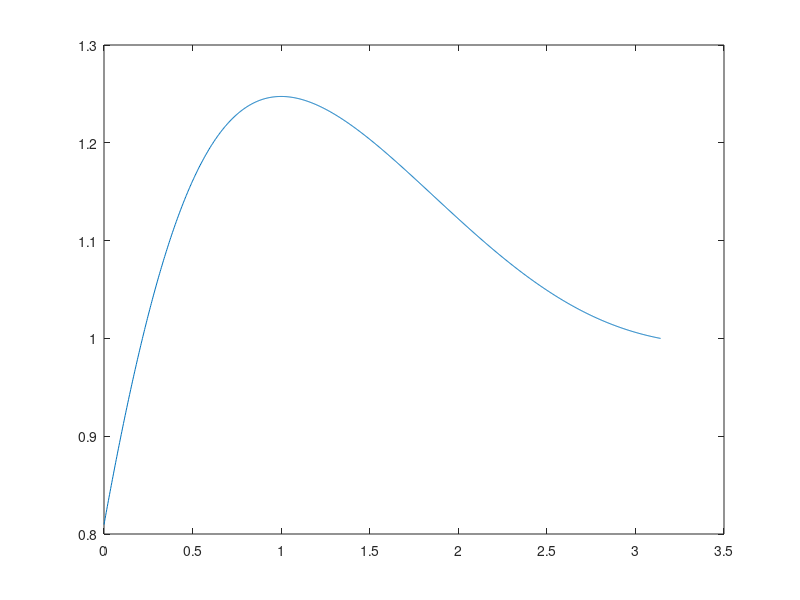

This chart was generated by the following MATLAB code:
%% 1

clc
clear
close all


mu = 3;

f = @(x) x+cos(x);

% neumann a dx
BC = [-1 2];

intervalli = 1000;

a = 0;
b = pi;

h = (b-a)/intervalli;

% solo i nodi interni sono uguali
uni = ones(intervalli-1,1);

d = [mu/h^2 * 2 * uni; mu/h^2 *(1)];

d1 = mu/h^2 * (-1) * [uni; 1];

A = spdiags([d, d1, d1], [0 1 -1], intervalli, intervalli);

x = (a:h:b)';
b = f(x(2:end));

b(1) = b(1) + mu/h^2*BC(1);

b(end) = b(end)/2 + BC(2)/h;


u = [BC(1); A\b];

max(u)


%% 2

clc
clear
close all

a = 0;
b = pi;

f = @(x) exp(sin(x));

% neumann a sx
BC = [1 -2];

intervalli = 1000;

h = (b-a)/intervalli;

x = (a:h:b)';

mu_f = @(x) exp(sin(x));
xMedi = (x(1:end-1) + x(2:end))/2;
muVal = mu_f(xMedi);

d = muVal(1:end-1) + muVal(2:end);

% aggiungo extra neumann a sx
% d = [(mu_f(x(1)+h/2) + mu_f(x(1)-h/2))/2; d]./h^2;
d = [muVal(1); d]./h^2;
% non mi serve il valore finale visto che conosco già l'ultima u grazie a
% dirichlet
d1 = -muVal(1:end-1)./h^2;


A = spdiags([d, [0;d1], [d1;0]], [0 1 -1], intervalli, intervalli);

b = f(x(1:end-1));

b(1) = b(1)/2 - BC(1)/h;

b(end) = b(end) + muVal(end) * BC(end)/h^2;


u = [A\b;BC(end)];
plot(x, u)
max(u)

%% 3
clc
clear
close all

a = 0;
b = pi;

f = @(x) 2.*(x+1).*sin(x);
mu_f = @(x) x+1;

BC = [0 0];

intervalli = 1000;

h = (b-a)/intervalli;
x = (a:h:b)';
xMedi = (x(1:end-1) + x(2:end))/2;

muVal = mu_f(xMedi);

d = 1/h^2*(muVal(1:end-1) + muVal(2:end));

d1 = -muVal(2:end-1)/h^2;

A = spdiags([d, [0;d1], [d1;0]], [0 1 -1], intervalli-1, intervalli-1);

b = f(x(2:end-1));

max(A\b)


%% Seconda parte =======================================

%% 1

clc
clear
close all


mu = 1/2;

f = @(x) x-3*cos(x);

a = 0;
b = pi;

% sarebbe 0/mu, visto che nella traccia c'è u' = 0
% neumann a sinistra
BC = [0 1];

intervalli = 1000;
h = (b-a)/intervalli;
% -1 per prendere i nodi interni
uni = ones(intervalli-1, 1);


d = [mu/h^2; 2*mu/h^2 .* uni];

d1 = -mu/h^2*uni;

A = spdiags([d,[0;d1],[d1;0]], [0 1 -1], intervalli, intervalli);

x = (a:h:b)';
b = f(x(1:end-1));

b(1) = b(1) - BC(1)/h; 

b(end) = b(end) + BC(2)*mu/h^2;

max(A\b)


%% 2

clc
clear
close all

a = 0;
b = pi;


intervalli = 1000;

mu_f = @(x) 1+log(x+1);

f = @(x) sin(cos(x));

h = (b-a)/intervalli;
x = (a:h:b)';

xMedi = (x(1:end-1) + x(2:end))/2;

muVal = mu_f(xMedi);

d = (muVal(1:end-1) + muVal(2:end))./h^2;

d1 = -muVal(2:end-1)./h^2;

% -1 perché DD
A = spdiags([d, [0;d1], [d1;0]], [0 1 -1], intervalli-1, intervalli-1);

b = f(x(2:end-1));

max(A\b)


%% 3
clc
clear
close all

a = 0;
b = pi;

% neumann a dx
BC = [1 -1/2];

mu_f = @(x) exp(sin(x));

f = @(x) cos(cos(x) - sin(x));

intervalli = 5;
h = (b-a)/intervalli;
x = (a:h:b)';

xMedi = (x(1:end-1) + x(2:end))/2;

muVal = mu_f(xMedi);

d = muVal(1:end-1) + muVal(2:end);

d = [d; muVal(end)]./h^2;

d1 = -muVal(2:end)./h^2;

A = spdiags([d, [0;d1], [d1;0]], [0 1 -1], intervalli, intervalli);

b = f(x(2:end));

b(1) = b(1) + BC(1)*muVal(1)/h^2;

b(end) = b(end)/2 + BC(2)/h;

max(A\b)

%% extra


clc
clear
close all

a = 0;
b = pi;

% neumann a dx
BC = [1/2 -1/3];

mu_f = @(x) 1 + abs(sin(x));

f = @(x) exp(cos(x) - sin(x));

intervalli = 1000;
h = (b-a)/intervalli;
x = (a:h:b)';

xMedi = (x(1:end-1) + x(2:end))/2;

muVal = mu_f(xMedi);

d = muVal(1:end-1) + muVal(2:end);

d = [d; muVal(end)]./h^2;

d1 = -muVal(2:end)./h^2;

A = spdiags([d, [0;d1], [d1;0]], [0 1 -1], intervalli, intervalli);

b = f(x(2:end));

b(1) = b(1) + BC(1)*muVal(1)/h^2;

b(end) = b(end)/2 + BC(2)/h;

max(A\b)



%% extra

%% 2

clc
clear
close all

a = 0;
b = pi;

f = @(x) cos(x-sin(x));

% neumann a sx
BC = [1 1];

intervalli = 1000;

h = (b-a)/intervalli;

x = (a:h:b)';

mu_f = @(x) x.^2+1;
xMedi = (x(1:end-1) + x(2:end))/2;
muVal = mu_f(xMedi);

d = muVal(1:end-1) + muVal(2:end);

% aggiungo extra neumann a sx
% d = [(mu_f(x(1)+h/2) + mu_f(x(1)-h/2))/2; d]./h^2;
d = [muVal(1); d]./h^2;
% non mi serve il valore finale visto che conosco già l'ultima u grazie a
% dirichlet
d1 = -muVal(1:end-1)./h^2;


A = spdiags([d, [0;d1], [d1;0]], [0 1 -1], intervalli, intervalli);

b = f(x(1:end-1));

b(1) = b(1)/2 - BC(1)/h;

b(end) = b(end) + muVal(end) * BC(end)/h^2;


u = [A\b;BC(end)];
plot(x, u)
max(u)


%% round 2

%% 1

clc
clear
close all


mu_f = @(x) exp(1-x);

f = @(x) -sin(x.*cos(x));

x0 = 0;
xf = pi;

intervalli = 1000;

h = (xf-x0)/intervalli;
x = (x0:h:xf)';

xMedi = (x(2:end) + x(1:end-1))/2;
muVal = mu_f(xMedi);

d = (muVal(2:end) + muVal(1:end-1))./h^2;

d1 = -muVal(2:end-1)./h^2;

A = spdiags([d, [0;d1], [d1;0]], [0 1 -1], intervalli-1, intervalli-1);

b = f(x(2:end-1));


u = [0; A\b; 0];
max(u)


%% 2

clc
clear
close all

mu = 6;

% neumann a sx
BC = [1 -1];

f = @(x) cos(x - log(x+2));

a = 0;
b = pi;
intervalli = 1000;
h = (b-a)/intervalli;
x = (a:h:b)';

% i nodi interni
uni = ones(intervalli-1,1);

d = 2*mu/h^2*uni;

d = [d(1)/2; d];

d1 = -mu/h^2*[uni; 1];

A = spdiags([d, d1, d1], [0 1 -1], intervalli, intervalli);

b = f(x(1:end-1));

b(1) = b(1) - BC(1)/h;
b(end) = b(end) + BC(2)*mu/h^2;

u = [A\b; -1];
plot(x,u);
max(u)

%% 3

clc
clear
close all

mu_f = @(x) x.^2+1;

f = @(x) cos(x-sin(x));

% neumann a sx
BC = [1 1];

intervalli = 1000;
a = 0;
b = pi;
h = (b-a)/intervalli;

x = (a:h:b)';

xMedi = (x(2:end) + x(1:end-1))/2;

muVal = mu_f(xMedi);

d = (muVal(1:end-1) + muVal(2:end))./h^2;

d = [muVal(1)/h^2; d];

d1 = -muVal(1:end-1)./h^2;

A = spdiags([d, [0;d1], [d1;0]], [0 1 -1], intervalli, intervalli);

b = f(x(1:end-1));

b(1) = b(1) - BC(1)/h;

b(end) = b(end) + muVal(end)/h^2*BC(2);

u = [A\b; BC(2)];
plot(x,u)

max(u)



%% round 4

%% 1
clc
clear
close all

mu = 2;

a = 0;
b = pi;

% neumann a destra
BC = [1 -1];

intervalli = 1000;

f = @(x) sin(x + cos(x));

h = (b-a)/intervalli;

x = (a:h:b)';

d = 2*mu/h^2 * ones(intervalli, 1);
d(end) = d(end)/2;

d1 = -mu/h^2 * ones(intervalli, 1);

A = spdiags([d, d1, d1], [0 1 -1], intervalli, intervalli);

b = f(x(2:end));

b(1) = b(1) + mu/h^2*BC(1);
b(end) = b(end)/2 + BC(2)/h;

max(A\b)


%% 2
clc
clear
close all

a = 0;
b = pi;

f = @(x) exp(cos(x)-sin(x));

% neumann a dx
BC = [1/2 -1/3];

mu_fun = @(x) 1+abs(sin(x));

intervalli = 1000;

h = (b-a)/intervalli;

x = (a:h:b)';

xMedi = (x(1:end-1) + x(2:end))/2;

mu = mu_fun(xMedi);

d = [(mu(1:end-1) + mu(2:end))/h^2; mu(end)/h^2];

d1 = -mu(2:end)/h^2;

A = spdiags([d, [0; d1], [d1; 0]], [0 1 -1], intervalli, intervalli);

b = f(x(2:end));

b(1) = b(1) + mu(1)/h^2*BC(1);
b(end) = b(end) + BC(2)/h;


max(A\b)

%% 3
clc
clear
close all


a = 0;
b = pi;
mu_fun = @(x) 2+cos(x);

f = @(x) sin(log(x+1));

intervalli = 1000;
h = (b-a)/intervalli;

x = (a:h:b)';

xMedi = (x(2:end) + x(1:end-1))/2;
muVal = mu_fun(xMedi);

d = (muVal(1:end-1) + muVal(2:end))./h^2;

d1 = -muVal(2:end-1)./h^2;

A = spdiags([d, [0;d1], [d1;0]], [0 1 -1], intervalli-1, intervalli-1);

b = f(x(2:end-1));

max(A\b)












